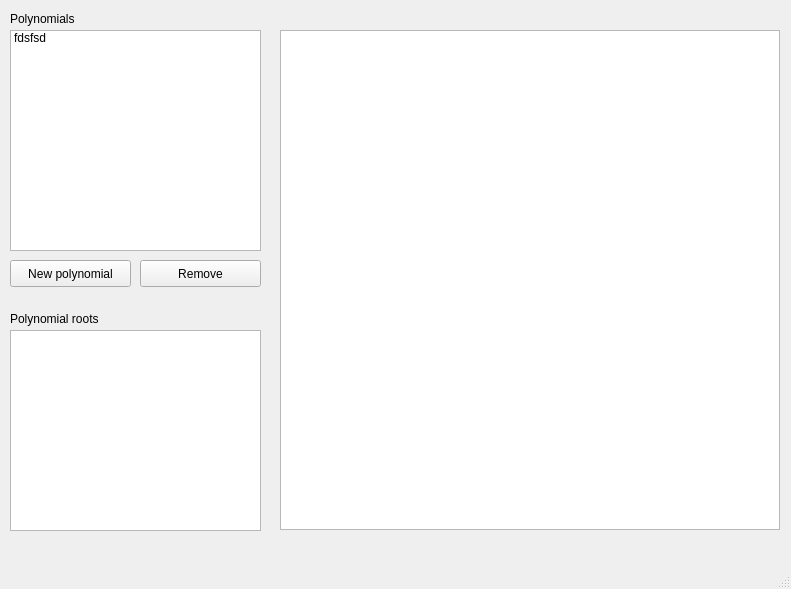
<?xml version="1.0" encoding="UTF-8"?>
<ui version="4.0">
 <class>MainWindow</class>
 <widget class="QMainWindow" name="MainWindow">
  <property name="geometry">
   <rect>
    <x>0</x>
    <y>0</y>
    <width>791</width>
    <height>589</height>
   </rect>
  </property>
  <property name="windowTitle">
   <string>Rootfinder</string>
  </property>
  <widget class="QWidget" name="centralwidget">
   <widget class="QLabel" name="polysLabel">
    <property name="geometry">
     <rect>
      <x>10</x>
      <y>10</y>
      <width>91</width>
      <height>17</height>
     </rect>
    </property>
    <property name="text">
     <string>Polynomials</string>
    </property>
    <property name="buddy">
     <cstring>polyList</cstring>
    </property>
   </widget>
   <widget class="QListWidget" name="polyList">
    <property name="geometry">
     <rect>
      <x>10</x>
      <y>30</y>
      <width>251</width>
      <height>221</height>
     </rect>
    </property>
    <item>
     <property name="text">
      <string>fdsfsd</string>
     </property>
    </item>
   </widget>
   <widget class="QPushButton" name="newPolyBtn">
    <property name="geometry">
     <rect>
      <x>10</x>
      <y>260</y>
      <width>121</width>
      <height>27</height>
     </rect>
    </property>
    <property name="text">
     <string>New polynomial</string>
    </property>
   </widget>
   <widget class="QPushButton" name="remPolyBtn">
    <property name="enabled">
     <bool>true</bool>
    </property>
    <property name="geometry">
     <rect>
      <x>140</x>
      <y>260</y>
      <width>121</width>
      <height>27</height>
     </rect>
    </property>
    <property name="text">
     <string>Remove</string>
    </property>
   </widget>
   <widget class="QListWidget" name="listWidget">
    <property name="geometry">
     <rect>
      <x>10</x>
      <y>330</y>
      <width>251</width>
      <height>201</height>
     </rect>
    </property>
   </widget>
   <widget class="QLabel" name="rootsLabel">
    <property name="geometry">
     <rect>
      <x>10</x>
      <y>310</y>
      <width>121</width>
      <height>17</height>
     </rect>
    </property>
    <property name="text">
     <string>Polynomial roots</string>
    </property>
    <property name="buddy">
     <cstring>listWidget</cstring>
    </property>
   </widget>
   <widget class="QGraphicsView" name="graphicsView">
    <property name="geometry">
     <rect>
      <x>280</x>
      <y>30</y>
      <width>500</width>
      <height>500</height>
     </rect>
    </property>
   </widget>
  </widget>
  <widget class="QMenuBar" name="menubar">
   <property name="geometry">
    <rect>
     <x>0</x>
     <y>0</y>
     <width>791</width>
     <height>25</height>
    </rect>
   </property>
  </widget>
  <widget class="QStatusBar" name="statusbar"/>
 </widget>
 <resources/>
 <connections>
  <connection>
   <sender>remPolyBtn</sender>
   <signal>clicked()</signal>
   <receiver>MainWindow</receiver>
   <slot>removePoly()</slot>
   <hints>
    <hint type="sourcelabel">
     <x>199</x>
     <y>301</y>
    </hint>
    <hint type="destinationlabel">
     <x>429</x>
     <y>42</y>
    </hint>
   </hints>
  </connection>
  <connection>
   <sender>newPolyBtn</sender>
   <signal>clicked()</signal>
   <receiver>MainWindow</receiver>
   <slot>openPolyDialog()</slot>
   <hints>
    <hint type="sourcelabel">
     <x>73</x>
     <y>303</y>
    </hint>
    <hint type="destinationlabel">
     <x>142</x>
     <y>340</y>
    </hint>
   </hints>
  </connection>
  <connection>
   <sender>polyList</sender>
   <signal>itemClicked(QListWidgetItem*)</signal>
   <receiver>MainWindow</receiver>
   <slot>polySelected()</slot>
   <hints>
    <hint type="sourcelabel">
     <x>168</x>
     <y>198</y>
    </hint>
    <hint type="destinationlabel">
     <x>179</x>
     <y>33</y>
    </hint>
   </hints>
  </connection>
  <connection>
   <sender>listWidget</sender>
   <signal>itemClicked(QListWidgetItem*)</signal>
   <receiver>MainWindow</receiver>
   <slot>rootSelected()</slot>
   <hints>
    <hint type="sourcelabel">
     <x>123</x>
     <y>440</y>
    </hint>
    <hint type="destinationlabel">
     <x>272</x>
     <y>522</y>
    </hint>
   </hints>
  </connection>
 </connections>
 <slots>
  <slot>newPoly()</slot>
  <slot>removePoly()</slot>
  <slot>openPolyDialog()</slot>
  <slot>polySelected()</slot>
  <slot>rootSelected()</slot>
 </slots>
</ui>
